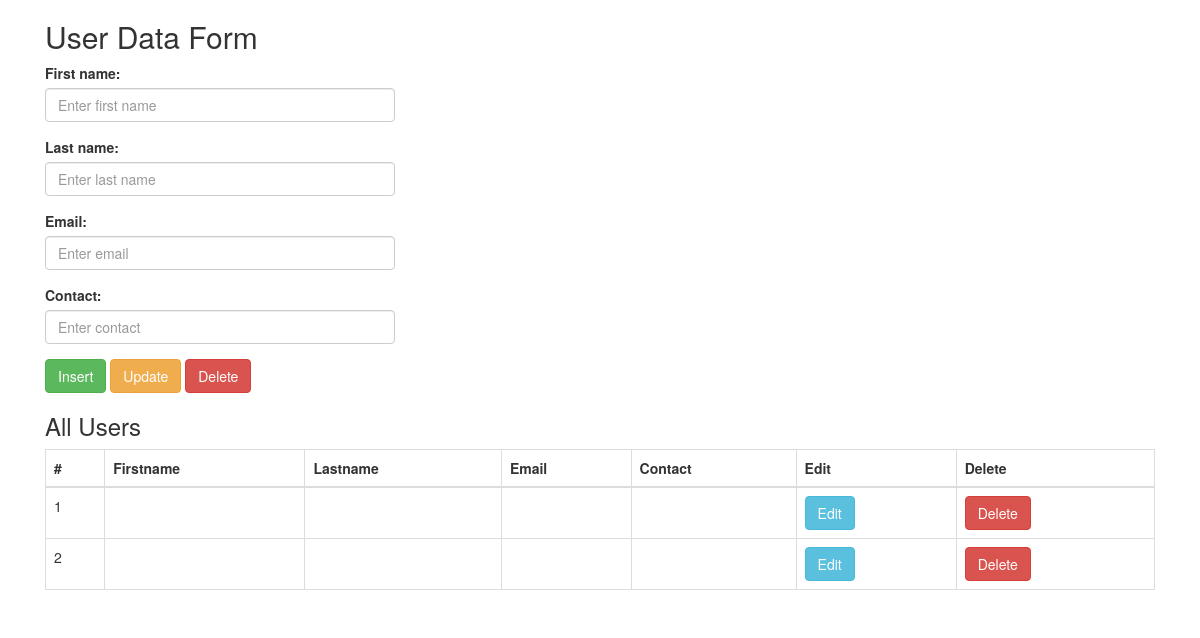
Page /week6/User/index.php on the earlier database version.
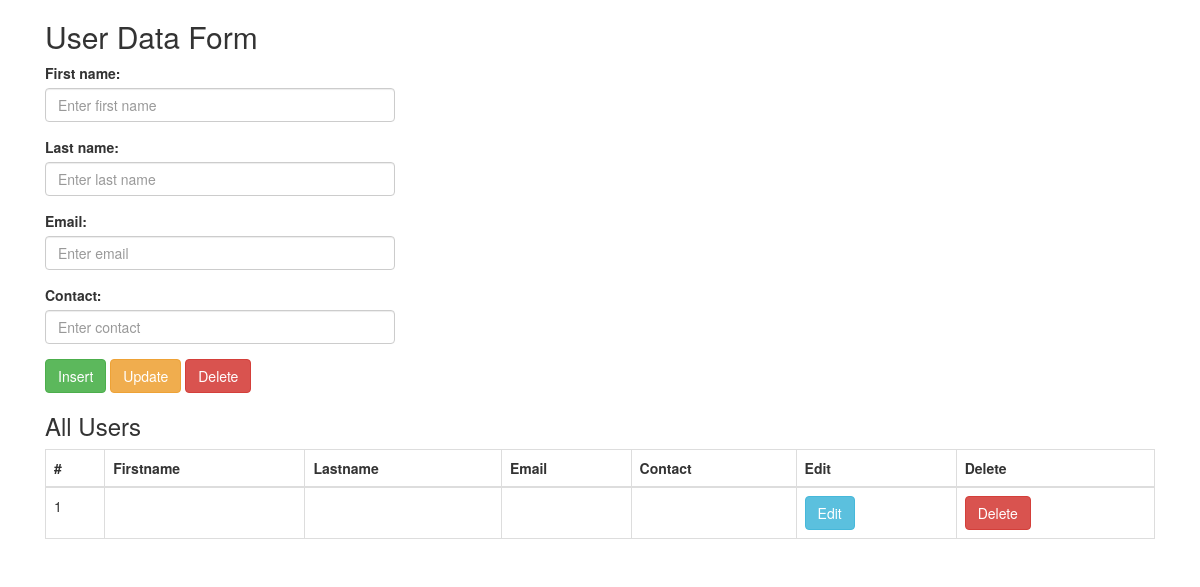
Same page on the later database version.
### tables this page shows
CREATE TABLE IF NOT EXISTS users (
    id INT AUTO_INCREMENT PRIMARY KEY,
    username VARCHAR(100) UNIQUE NOT NULL,
    password_hash VARCHAR(255) NOT NULL,
    role ENUM('admin','user') DEFAULT 'user'
);

### week6/User/index.php (the view, shortened to what this page needs)
<?php
include "connection.php";
?>
<!DOCTYPE html>
<html lang="en">
<head>
    <link rel="stylesheet"
          href="https://maxcdn.bootstrapcdn.com/bootstrap/3.4.1/css/bootstrap.min.css">
</head>
<body>
<div class="container">
    <div class="col-lg-4">
        <h2>User Data Form</h2>
        <form method="post">
            <div class="form-group">
                <label for="firstname">First name:</label>
                <input type="text" class="form-control" id="firstname"
                       placeholder="Enter first name" name="firstname" required>
            </div>
            <div class="form-group">
                <label for="lastname">Last name:</label>
                <input type="text" class="form-control" id="lastname"
                       placeholder="Enter last name" name="lastname" required>
            </div>
            <div class="form-group">
                <label for="email">Email:</label>
                <input type="email" class="form-control" id="email"
                       placeholder="Enter email" name="email" required>
            </div>
            <div class="form-group">
                <label for="contact">Contact:</label>
                <input type="text" class="form-control" id="contact"
                       placeholder="Enter contact" name="contact" required>
            </div>
            <button type="submit" name="insert" class="btn btn-success">Insert</button>
            <button type="submit" name="update" class="btn btn-warning">Update</button>
            <button type="submit" name="delete" class="btn btn-danger">Delete</button>
        </form>
    </div>
    <div class="col-lg-12">
        <h3>All Users</h3>
        <table class="table table-bordered">
            <thead>
            <tr>
                <th>#</th>
                <th>Firstname</th>
                <th>Lastname</th>
                <th>Email</th>
                <th>Contact</th>
                <th>Edit</th>
                <th>Delete</th>
            </tr>
            </thead>
            <tbody>
            <?php
            $res = mysqli_query($link, "SELECT * FROM users");
            while ($row = mysqli_fetch_assoc($res)) {
                echo "<tr>";
                echo "<td>" . $row["id"] . "</td>";
                echo "<td>" . htmlspecialchars($row["firstname"]) . "</td>";
                echo "<td>" . htmlspecialchars($row["lastname"]) . "</td>";
                echo "<td>" . htmlspecialchars($row["email"]) . "</td>";
                echo "<td>" . htmlspecialchars($row["contact"]) . "</td>";
                echo "<td><a href='edit.php?id={$row["id"]}' class='btn btn-info'>Edit</a></td>";
                echo "<td><a href='delete.php?id={$row["id"]}' class='btn btn-danger'>Delete</a></td>";
                echo "</tr>";
            }
            ?>
            </tbody>
        </table>
    </div>
</div>
</body>
</html>

Differences in the rows shown:
removed users: id "2"
